Frame 1 (no input): blank canvas, image omitted
Frame 60 (the mouse pressed at the canvas centre just before this capture): blank canvas, image omitted
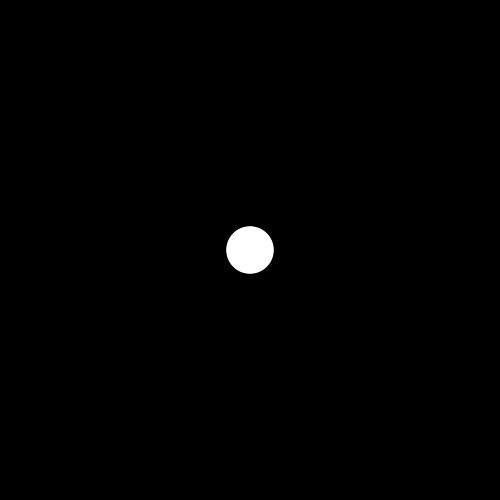
Frame 120 (the mouse held since frame 60 and released just before this capture)

The Processing sketch whose frames 1 and 60 were blank and that drew this single picture after the mouse press (run headless with seeded random() and noise(); from frame 60 on, the mouse is pressed at the canvas centre):

// Processing sketch: processing_174565
// ── processing_174565.pde

void setup() {  

  size(500, 500);  

  noStroke();  

  background(0);  

  fill(255);  

}
  
void draw() {  

  fill(0,0 , random(255));


 if (mousePressed) { 

  fill(255); 
float r = random(50);

  ellipse(mouseX,mouseY,r,r);}}
 

  

void keyPressed(){  

  switch(key) { 

    case 'd':  

    background(0);         

    break; 

    case 'r':    

    stroke(255,0,0);   

    break;     

    case 'b':  

    stroke(0,0,255);   

    break;   

    case 'g':    

    stroke(0,255,0);   

  }
}
